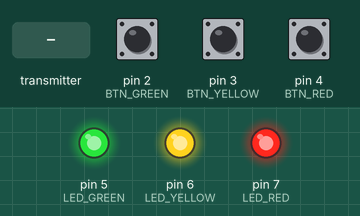
Simulated run of this sketch. Board: Arduino Uno, built with avr-gcc and run on an emulated ATmega328P. Shown: output pins drawn as LEDs (lit = HIGH). Inputs (shaded band) come from the test bench; at power-on: pin 2 (BTN_GREEN) HIGH, pin 3 (BTN_YELLOW) HIGH, pin 4 (BTN_RED) HIGH. No radio packets arrive unless stated.

Above: at 1.2 s.
1.3 s: the transmitter starts sending ledStates.0 = 1
At 2.3 s:
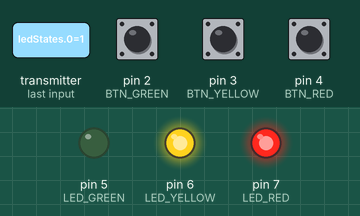
2.8 s: the transmitter starts sending ledStates.1 = 1
At 3.2 s:
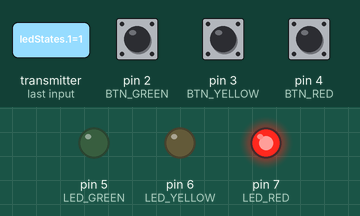
4.3 s: the transmitter starts sending ledStates.2 = 1
At 5.5 s:
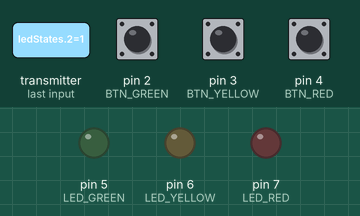
5.8 s: the transmitter starts sending ledStates.0 = 0
At 6.6 s:
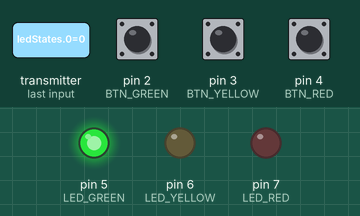
7.3 s: the transmitter starts sending ledStates.1 = 0
At 7.8 s:
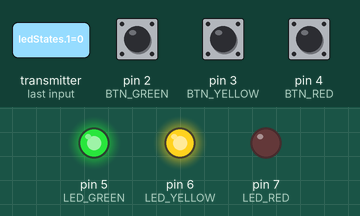
8.8 s: the transmitter starts sending ledStates.0 = 1
At 9.2 s:
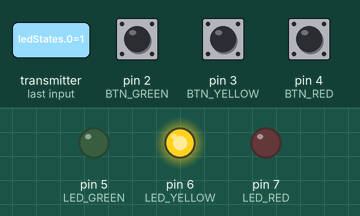
Timing chart, 0 to 11.3 s (numbered marks = the images above; inputs shaded):
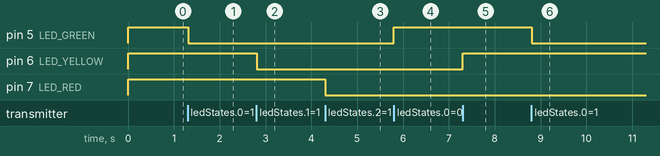

Measured:
- after the input at 1.3 s, pin 5 (LED_GREEN): HIGH → LOW at once
- after the input at 2.8 s, pin 6 (LED_YELLOW): HIGH → LOW at once
- after the input at 4.3 s, pin 7 (LED_RED): HIGH → LOW at once
- after the input at 5.8 s, pin 5 (LED_GREEN): LOW → HIGH at once
- after the input at 7.3 s, pin 6 (LED_YELLOW): LOW → HIGH at once
- after the input at 8.8 s, pin 5 (LED_GREEN): HIGH → LOW at once

The sketch:

Transceiver2-perfboard.ino
```cpp
#include <SPI.h>
#include <nRF24L01.h>
#include <RF24.h>

#define BTN_GREEN 2
#define BTN_YELLOW 3
#define BTN_RED 4

#define LED_GREEN 5
#define LED_YELLOW 6
#define LED_RED 7

RF24 radio(9, 10); // CE, CSN

// Update addresses for each node
const byte thisNode[6] = "NODE2";
const byte otherNode[6] = "NODE1";

// Store button and LED states
bool buttonStates[3] = {0, 0, 0};
bool lastButtonStates[3] = {0, 0, 0};
bool ledStates[3] = {0, 0, 0};

void setup() {
  Serial.begin(9600);

  pinMode(BTN_GREEN, INPUT_PULLUP);
  pinMode(BTN_YELLOW, INPUT_PULLUP);
  pinMode(BTN_RED, INPUT_PULLUP);

  pinMode(LED_GREEN, OUTPUT);
  pinMode(LED_YELLOW, OUTPUT);
  pinMode(LED_RED, OUTPUT);

  digitalWrite(LED_GREEN, HIGH);
  digitalWrite(LED_YELLOW, HIGH);
  digitalWrite(LED_RED, HIGH);

  radio.begin();
  radio.openWritingPipe(otherNode);  // Address to send to
  radio.openReadingPipe(1, thisNode); // Address to receive on
  radio.setPALevel(RF24_PA_LOW);
  radio.stopListening();  // Start in transmit mode
}

void loop() {
  // READ BUTTONS
  buttonStates[0] = !digitalRead(BTN_GREEN);  // Active LOW
  buttonStates[1] = !digitalRead(BTN_YELLOW);
  buttonStates[2] = !digitalRead(BTN_RED);

  // IF BUTTON CHANGED → Send
  bool sendNeeded = false;
  for (int i = 0; i < 3; i++) {
    if (buttonStates[i] != lastButtonStates[i]) {
      sendNeeded = true;
      lastButtonStates[i] = buttonStates[i];
    }
  }

  if (sendNeeded) {
    radio.stopListening();  // Switch to TX mode
    radio.write(&buttonStates, sizeof(buttonStates));
  }

  // RECEIVE if data available
  radio.startListening();
  unsigned long startTime = millis();
  while (!radio.available()) {
    if (millis() - startTime > 5) break;  // Non-blocking wait
  }

  if (radio.available()) {
    radio.read(&ledStates, sizeof(ledStates));
    digitalWrite(LED_GREEN, !ledStates[0]);
    digitalWrite(LED_YELLOW, !ledStates[1]);
    digitalWrite(LED_RED, !ledStates[2]);
  }

  delay(10);  // Small delay to avoid flooding
}
```
